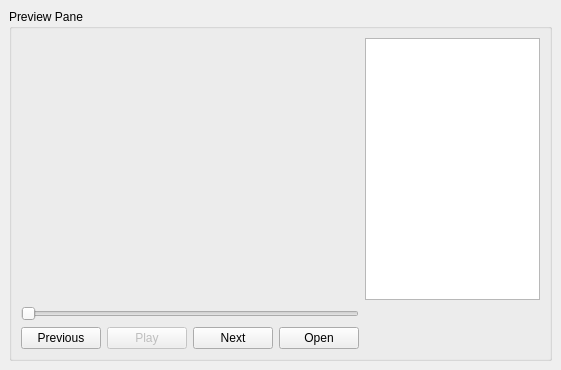
<?xml version="1.0" encoding="UTF-8"?>
<ui version="4.0">
 <class>Home</class>
 <widget class="QMainWindow" name="Home">
  <property name="geometry">
   <rect>
    <x>0</x>
    <y>0</y>
    <width>561</width>
    <height>370</height>
   </rect>
  </property>
  <property name="windowTitle">
   <string>Home</string>
  </property>
  <widget class="QWidget" name="centralwidget">
   <layout class="QGridLayout" name="gridLayout_3">
    <item row="0" column="0">
     <widget class="QGroupBox" name="groupBox">
      <property name="title">
       <string>Preview Pane</string>
      </property>
      <layout class="QGridLayout" name="gridLayout_2">
       <item row="0" column="1">
        <widget class="QListView" name="play_list_view">
         <property name="editTriggers">
          <set>QAbstractItemView::NoEditTriggers</set>
         </property>
        </widget>
       </item>
       <item row="0" column="0">
        <layout class="QGridLayout" name="gridLayout"/>
       </item>
       <item row="2" column="0">
        <layout class="QHBoxLayout" name="horizontalLayout">
         <item>
          <widget class="QPushButton" name="previous_button">
           <property name="text">
            <string>Previous</string>
           </property>
          </widget>
         </item>
         <item>
          <widget class="QPushButton" name="play_button">
           <property name="enabled">
            <bool>false</bool>
           </property>
           <property name="text">
            <string>Play</string>
           </property>
          </widget>
         </item>
         <item>
          <widget class="QPushButton" name="next_button">
           <property name="text">
            <string>Next</string>
           </property>
          </widget>
         </item>
         <item>
          <widget class="QPushButton" name="open_button">
           <property name="text">
            <string>Open</string>
           </property>
          </widget>
         </item>
        </layout>
       </item>
       <item row="2" column="1">
        <spacer name="horizontalSpacer">
         <property name="orientation">
          <enum>Qt::Horizontal</enum>
         </property>
         <property name="sizeHint" stdset="0">
          <size>
           <width>194</width>
           <height>20</height>
          </size>
         </property>
        </spacer>
       </item>
       <item row="1" column="0">
        <widget class="QSlider" name="slider">
         <property name="orientation">
          <enum>Qt::Horizontal</enum>
         </property>
        </widget>
       </item>
      </layout>
     </widget>
    </item>
   </layout>
  </widget>
  <widget class="QMenuBar" name="menubar">
   <property name="geometry">
    <rect>
     <x>0</x>
     <y>0</y>
     <width>561</width>
     <height>21</height>
    </rect>
   </property>
  </widget>
 </widget>
 <resources/>
 <connections/>
</ui>
